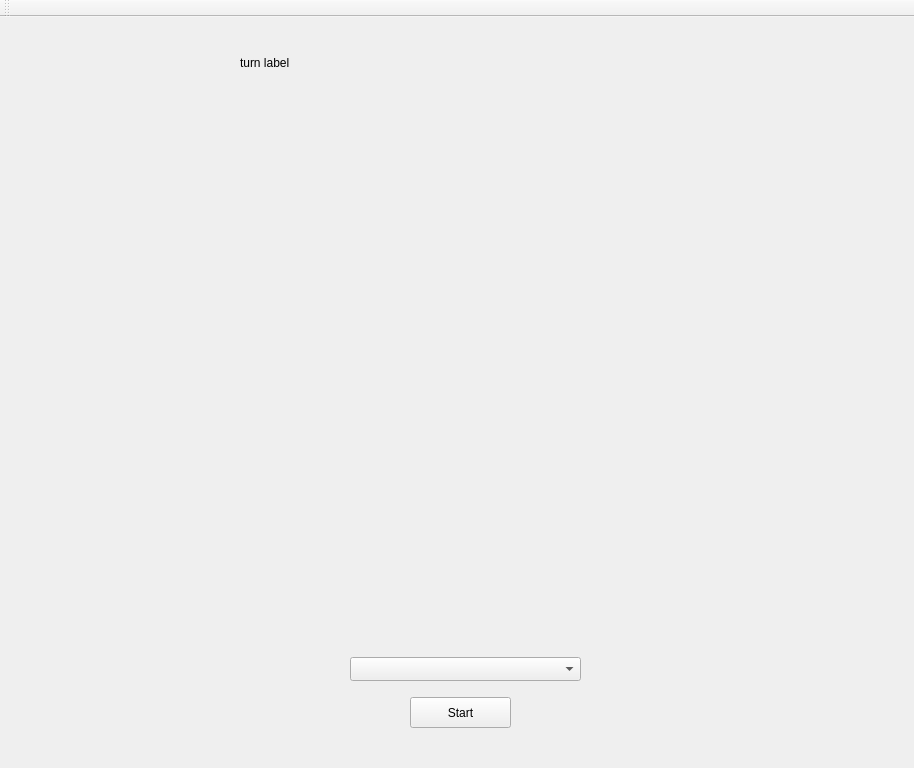
<?xml version="1.0" encoding="UTF-8"?>
<ui version="4.0">
 <class>WindowClass</class>
 <widget class="QMainWindow" name="WindowClass">
  <property name="geometry">
   <rect>
    <x>0</x>
    <y>0</y>
    <width>914</width>
    <height>768</height>
   </rect>
  </property>
  <property name="windowTitle">
   <string>Window</string>
  </property>
  <widget class="QWidget" name="centralWidget">
   <widget class="QWidget" name="gridLayoutWidget">
    <property name="geometry">
     <rect>
      <x>150</x>
      <y>80</y>
      <width>641</width>
      <height>541</height>
     </rect>
    </property>
    <layout class="QGridLayout" name="gridLayout_4"/>
   </widget>
   <widget class="QPushButton" name="pushButton">
    <property name="geometry">
     <rect>
      <x>410</x>
      <y>680</y>
      <width>101</width>
      <height>31</height>
     </rect>
    </property>
    <property name="text">
     <string>Start</string>
    </property>
   </widget>
   <widget class="QLabel" name="label">
    <property name="geometry">
     <rect>
      <x>240</x>
      <y>20</y>
      <width>451</width>
      <height>51</height>
     </rect>
    </property>
    <property name="text">
     <string>turn label</string>
    </property>
   </widget>
   <widget class="QComboBox" name="comboBox">
    <property name="geometry">
     <rect>
      <x>350</x>
      <y>640</y>
      <width>231</width>
      <height>24</height>
     </rect>
    </property>
   </widget>
  </widget>
  <widget class="QMenuBar" name="menuBar">
   <property name="geometry">
    <rect>
     <x>0</x>
     <y>0</y>
     <width>914</width>
     <height>21</height>
    </rect>
   </property>
  </widget>
  <widget class="QToolBar" name="mainToolBar">
   <attribute name="toolBarArea">
    <enum>TopToolBarArea</enum>
   </attribute>
   <attribute name="toolBarBreak">
    <bool>false</bool>
   </attribute>
  </widget>
 </widget>
 <layoutdefault spacing="6" margin="11"/>
 <resources>
  <include location="Window.qrc"/>
 </resources>
 <connections/>
</ui>
